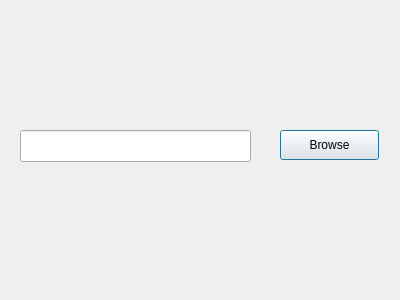
<?xml version="1.0" encoding="UTF-8"?>
<ui version="4.0">
 <class>Dialog</class>
 <widget class="QDialog" name="Dialog">
  <property name="geometry">
   <rect>
    <x>0</x>
    <y>0</y>
    <width>400</width>
    <height>300</height>
   </rect>
  </property>
  <property name="windowTitle">
   <string>Dialog</string>
  </property>
  <widget class="QLineEdit" name="filename">
   <property name="geometry">
    <rect>
     <x>20</x>
     <y>130</y>
     <width>231</width>
     <height>32</height>
    </rect>
   </property>
  </widget>
  <widget class="QPushButton" name="browse_button">
   <property name="geometry">
    <rect>
     <x>280</x>
     <y>130</y>
     <width>99</width>
     <height>30</height>
    </rect>
   </property>
   <property name="text">
    <string>Browse</string>
   </property>
  </widget>
 </widget>
 <resources/>
 <connections/>
</ui>
